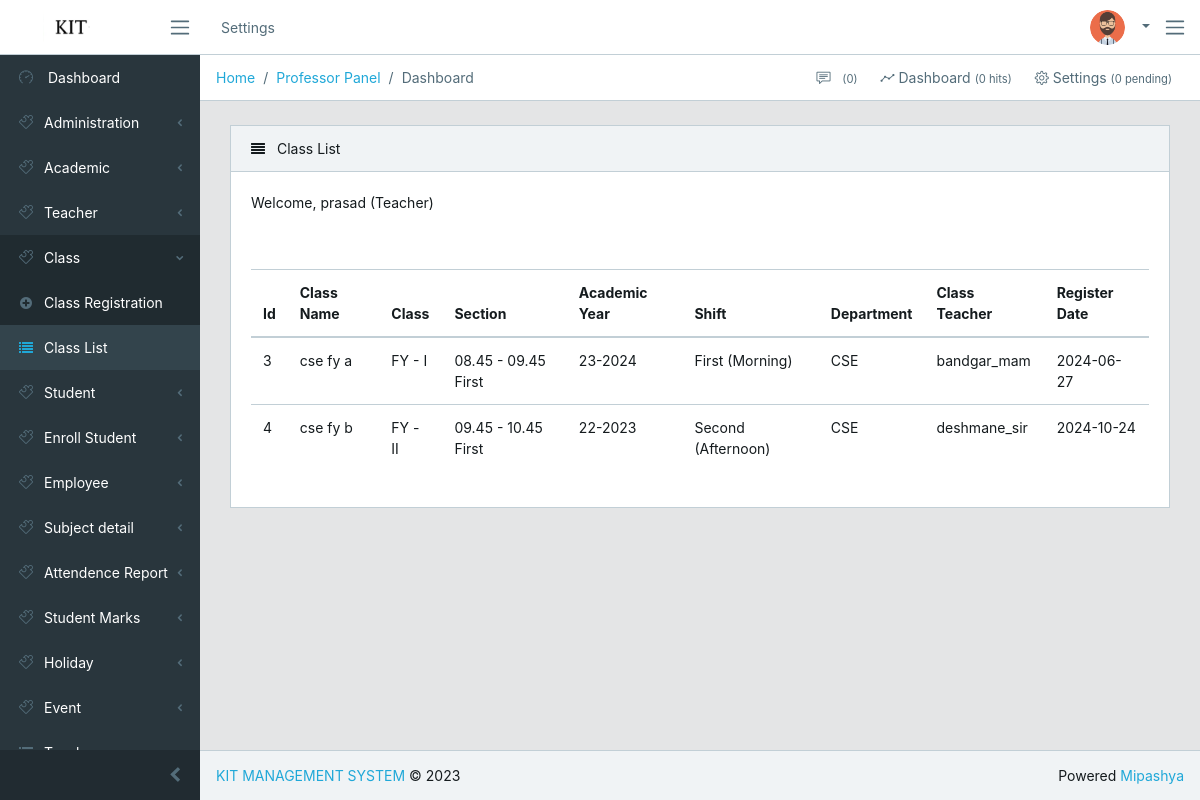
The app's page /academic/class-list (signed in) with its own data.
### account/models.py (models this page shows, shortened)
class UserProfile(models.Model):
    user = models.OneToOneField(User, on_delete=models.CASCADE)
    name = models.CharField(max_length=45)
    photo = models.ImageField(upload_to='admin/', default=get_first_image_in_admin)
    password = models.CharField(max_length=255,default="Mipashya@123")
    date_of_birth = models.DateField(null=True, blank=True)
    gender_select = (
        ('Male', 'Male'),
        ('Female', 'Female')
    )
    gender = models.CharField(choices=gender_select, max_length=6)
    employee_select = (
        ('admin', 'Admin'),
        ('professor', 'Professor'),
        ('teacher', 'Teacher'),
        ('register', 'Register'),
        ('student', 'Student'),
        ('employee','employee'),
    )
    employee_type = models.CharField(choices=employee_select, max_length=15,default="student")
    student_class = models.ForeignKey(ClassInfo, null=True, blank=True, on_delete=models.CASCADE)
    student_session = models.ForeignKey(Session, null=True, blank=True, on_delete=models.CASCADE)
    department = models.ForeignKey(Department, null=True, blank=True, on_delete=models.CASCADE)
    is_complete = models.BooleanField(default=False)
    def is_complete(self):
        required_fields = [self.student_class, self.student_session, self.department]
        return all(required_fields)

### teacher/models.py (models this page shows)
class PersonalInfo(models.Model):
    name = models.CharField(max_length=45)
    employee_type = models.CharField(choices=UserProfile.employee_select, max_length=15)
    is_delete = models.BooleanField(default=False)
    administration = models.ForeignKey(Designation, on_delete=models.CASCADE,default='prasad')
    photo = models.ImageField(upload_to='uploads/', default='default_images/default.png')
    date_of_birth = models.DateField()
    place_of_birth = models.CharField(max_length=45)
    nationality_choice = (
        ('Indian', 'India'),
        ('Others', 'Others')
    )
    nationality = models.CharField(max_length=45, choices=nationality_choice)
    religion_choice = (
        ('Hindu', 'Hindu'),
        ('Buddh', 'Buddh'),
        ('Muslim', 'Muslim'),
        ('sikh', 'sikh'),
        ('Jain', 'Jain'),
        ('Christian', 'Christian'),
        ('Others', 'Others')
    )
    caste_choice = (
        ('open', 'OPEN'),
        ('sc', 'SC'),
        ('obc', 'OBC'),
        ('sbc', 'SBC'),
        ('phs', 'PHS'),
        ('vjnt(a)', 'VJNT(A)'),
        ('nt(b)', 'NT(B)'),
        ('nt(c)', 'NT(C)'),
        ('nt(d)', 'NT(D)'),
        ('sebc', 'SEBC'),
        ('ews', 'EWS'),
    )
    caste = models.CharField(choices=caste_choice, max_length=10, null=True, blank=True)
    religion = models.CharField(max_length=45, choices=religion_choice)
    gender_choice = (
        ('male', 'Male'),
        ('female', 'Female')
    )
    gender = models.CharField(choices=gender_choice, max_length=10)
    blood_group_choice = (
        ('a+', 'A+'),
        ('o+', 'O+'),
        ('b+', 'B+'),
        ('ab+', 'AB+'),
        ('a-', 'A-'),
        ('o-', 'O-'),
        ('b-', 'B-'),
        ('ab-', 'AB-')
    )
    blood_group = models.CharField(choices=blood_group_choice, max_length=5)
    e_tin = models.TextField(unique=True)
    nid = models.IntegerField(unique=True)
    driving_license_passport = models.IntegerField(unique=True)
    phone_no = models.CharField(max_length=11, unique=True)
    email = models.CharField(max_length=255, unique=True)
    father_name = models.CharField(max_length=45)
    mother_name = models.CharField(max_length=45)
    marital_status_choice = (
        ('married', 'Married'),
        ('unmarried', 'Unmarried')
    )
    marital_status = models.CharField(choices=marital_status_choice, max_length=10)
    address = models.ForeignKey(AddressInfo, on_delete=models.CASCADE, null=True)
    education = models.ForeignKey(EducationInfo, on_delete=models.CASCADE, null=True)
    training = models.ForeignKey(TrainingInfo, on_delete=models.CASCADE, null=True)
    job = models.ForeignKey(JobInfo, on_delete=models.CASCADE, null=True)
    experience = models.ForeignKey(ExperienceInfo, on_delete=models.CASCADE, null=True)
    date = models.DateTimeField(auto_now_add=True)
    def __str__(self):
        return self.name

### academic/models.py (models this page shows, shortened)
class ClassRegistration(models.Model):
    name = models.CharField(max_length=10, unique=True)
    department_select = (
        ('CSE', 'CSE'),
        ('ENTC', 'ENTC'),
        ('MECH', 'MECH'),
        ('CIVIL', 'CIVIL')
    )
    department = models.CharField(choices=department_select, max_length=15)
    class_name = models.ForeignKey(ClassInfo, on_delete=models.CASCADE, null=True)
    section = models.ForeignKey(Section, on_delete=models.CASCADE, null=True)
    session = models.ForeignKey(Session, on_delete=models.CASCADE, null=True)
    shift = models.ForeignKey(Shift, on_delete=models.CASCADE, null=True)
    guide_teacher = models.OneToOneField(GuideTeacher, on_delete=models.CASCADE, null=True)
    date = models.DateField(auto_now_add=True)
    class Meta:
        unique_together = ['class_name', 'section', 'shift', 'guide_teacher','session']

class ClassInfo(models.Model):
    name = models.CharField(max_length=45, unique=True)
    display_name = models.CharField(max_length=10, unique=True)
    date = models.DateField(auto_now_add=True)
    def __str__(self):
        return self.display_name

class Section(models.Model):
    name = models.CharField(max_length=45, unique=True)
    date = models.DateField(auto_now_add=True)
    def __str__(self):
        return self.name

class Session(models.Model):
    name = models.CharField(max_length=40, unique=True)
    date = models.DateField(auto_now_add=True)
    def __str__(self):
        return self.name

class Shift(models.Model):
    name = models.CharField(max_length=45, unique=True)
    date = models.DateField(auto_now_add=True)
    def __str__(self):
        return self.name

class GuideTeacher(models.Model):
    name = models.OneToOneField('teacher.PersonalInfo', on_delete=models.CASCADE, null=True)
    date = models.DateField(auto_now_add=True)
    def __str__(self):
        return str(self.name)

### academic/views.py (the view)
# urls.py: path('class-list', views.class_list, name='class-list'),
@login_required(login_url='login')
def class_list(request, teacher_id=None):
    user_profile = get_object_or_404(UserProfile, user=request.user)
    teacher = None
    if user_profile.employee_type in ['teacher', 'professor']:
        teacher = get_object_or_404(TeacherPersonalInfo, address__userprofile=user_profile) if not teacher_id else get_object_or_404(TeacherPersonalInfo, id=teacher_id)
    register_class = ClassRegistration.objects.all()
    context = {
        'teacher': teacher,
        'register_class': register_class,
        'profile': user_profile
    }
    return render(request, 'academic/class-list.html', context)

### templates/academic/class-list.html
{% extends 'base/base.html' %}
{% block content %}
  <div class="card">
      <div class="card-header">
          <i class="fa fa-align-justify"></i> Class List
      </div>
      <div class="card-body">
          {% if teacher %}
              <p>Welcome, {{ teacher.name }} (Teacher)</p>
          {% elif profile.employee_type == 'student' %}
              <p>Welcome, {{ profile.user.username }} (Student)</p>
          {% else %}
              <p>Welcome, {{ profile.user.username }}</p>
          {% endif %}
      </div>
      {% if register_class %}
          <div class="card-body">
              <table class="table table-responsive-sm">
                  <thead>
                      <tr>
                          <th>Id</th>
                          <th>Class Name</th>
                          <th>Class</th>
                          <th>Section</th>
                          <th>Academic Year</th>
                          <th>Shift</th>
                          <th>Department</th>
                          <th>Class Teacher</th>
                          <th>Register Date</th>
                      </tr>
                  </thead>
                  <tbody>
                      {% for cls in register_class %}
                          <tr>
                              <td>{{ cls.id }}</td>
                              <td>{{ cls.name }}</td>
                              <td>{{ cls.class_name }}</td>
                              <td>{{ cls.section }}</td>
                              <td>{{ cls.session }}</td>
                              <td>{{ cls.shift }}</td>
                              <td>{{ cls.department }}</td>
                              <td>{{ cls.guide_teacher }}</td>
                              <td>{{ cls.date|date:"Y-m-d" }}</td>
                          </tr>
                      {% endfor %}
                  </tbody>
              </table>
          </div>
      {% else %}
          <div class="card-body">
              <h3>No Class Register</h3>
          </div>
      {% endif %}
  </div>
{% endblock %}

### templates/base/navbar.html (shortened to what this page needs)
{% load static %}
<header class="app-header navbar">
    <a class="navbar-brand" href="#"></a>
    <button class="navbar-toggler sidebar-toggler d-md-down-none" type="button">
        <span class="navbar-toggler-icon"></span>
    </button>
    <ul class="nav navbar-nav d-md-down-none">
        <li class="nav-item px-3">
            <a class="nav-link" href="#">Settings</a>
        </li>
    </ul>
    <ul class="nav navbar-nav ml-auto">
        <li class="nav-item dropdown">
            <a class="nav-link dropdown-toggle nav-link" data-toggle="dropdown" href="#" role="button"
               aria-haspopup="true" aria-expanded="false">
               {% if profile.employee_type == 'professor' %}
                  <img src="{{ request.user.userprofile.photo.url }}" class="img-avatar" alt="admin">
                {% elif profile.employee_type == 'teacher' %}
                    <img src="{{ teacher.photo.url }}" class="img-avatar">
                {% elif profile.employee_type == 'student' %}
                    <img src="{{ request.user.userprofile.photo.url }}" class="img-avatar" alt="admin">
                {% elif profile.employee_type == 'employee' %}
                    <img src="{{ request.user.userprofile.photo.url }}" class="img-avatar" alt="employee">
                {% else %}
                    <img src="{% static 'src/img/man.png' %}" class="img-avatar" alt="Anonymous">
                {% endif %}
            </a>
        </li>
    </ul>
    <button class="navbar-toggler aside-menu-toggler" type="button">
        <span class="navbar-toggler-icon"></span>
    </button>
</header>

### records on screen
PersonalInfo: name "prasad"
ClassRegistration: id "3", name "cse fy a", class_name "FY - I", section "08.45 - 09.45 First", session "23-2024", shift "First (Morning)", department "CSE", guide_teacher "bandgar_mam", date "2024-06-27"
ClassRegistration: id "4", name "cse fy b", class_name "FY - II", section "09.45 - 10.45 First", session "22-2023", shift "Second (Afternoon)", department "CSE", guide_teacher "deshmane_sir", date "2024-10-24"
